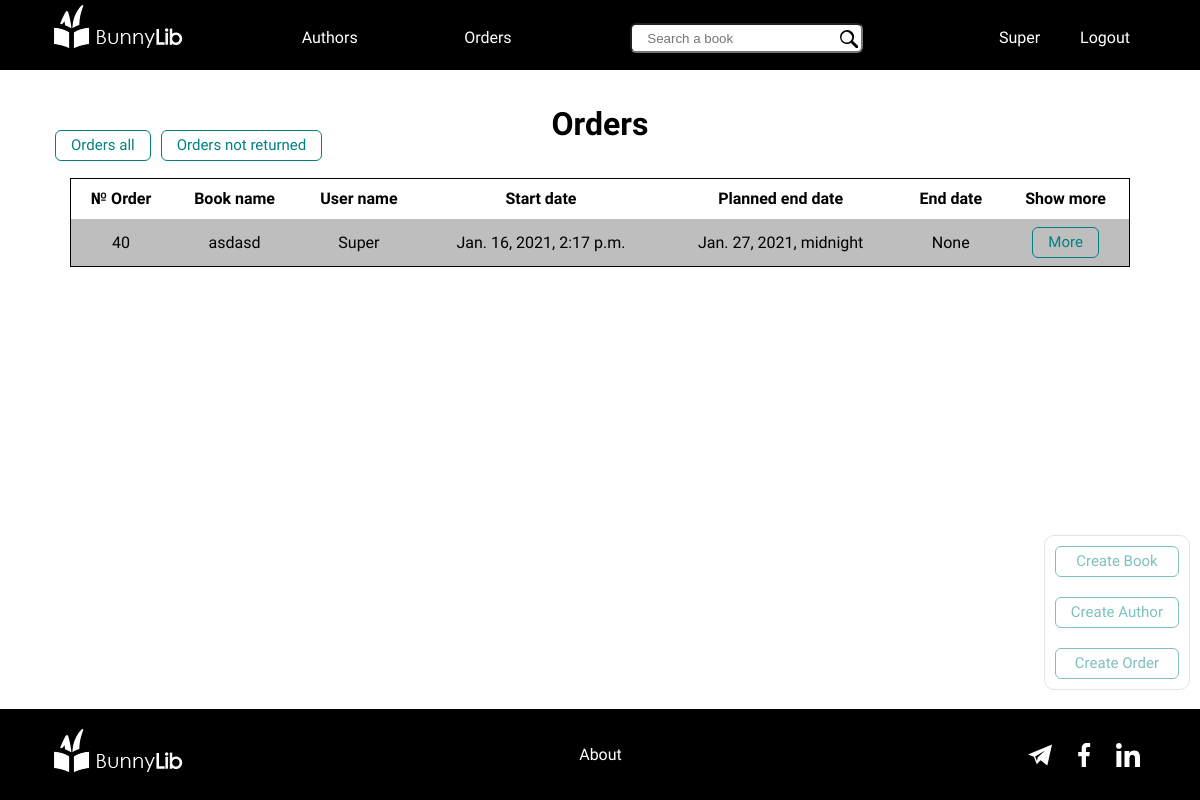
Page /orders/my/ (signed in) on the earlier database version.
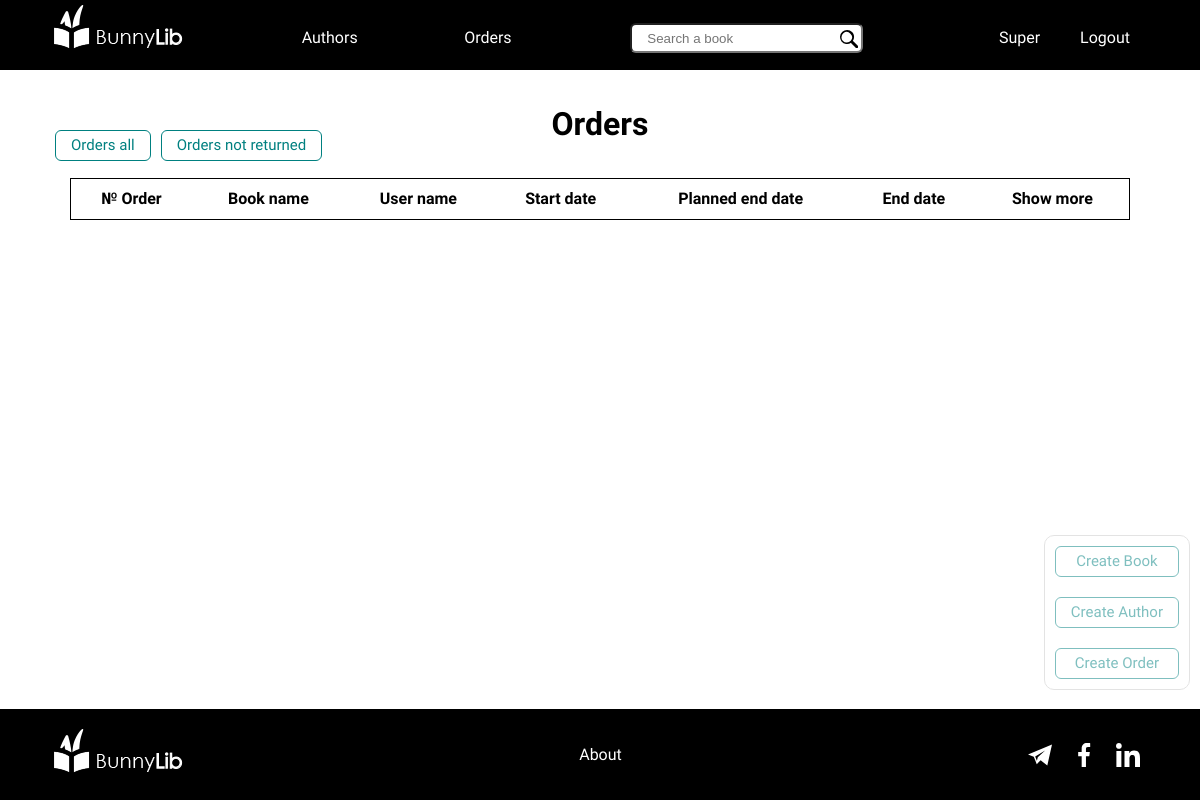
Same page on the later database version.
### order/models.py (models this page shows, shortened)
class Order(models.Model):
    user = models.ForeignKey(CustomUser, on_delete=models.CASCADE, related_name='order')
    book = models.ForeignKey(Book, on_delete=models.CASCADE)
    created_at = models.DateTimeField(auto_now_add=True, editable=False)
    end_at = models.DateTimeField(null=True)
    planned_end_at = models.DateTimeField()

### book/models.py (models this page shows, shortened)
class Book(models.Model):
    name = models.CharField(blank=True, max_length=128)
    description = models.TextField(blank=True)
    count = models.IntegerField(default=10)
    authors = models.ManyToManyField(Author, related_name='books')
    stars = models.IntegerField(default=0)
    cover = CloudinaryField('image', blank=True, null=True)

### authentication/models.py (models this page shows, shortened)
class CustomUser(AbstractBaseUser):
    first_name = models.CharField(blank=True, max_length=20)
    last_name = models.CharField(blank=True, max_length=20)
    email = models.EmailField(max_length=100, unique=True, validators=[validate_email])
    password = models.CharField(max_length=128, validators=[validate_password])
    updated_at = models.DateTimeField(auto_now=True)
    created_at = models.DateTimeField(auto_now_add=True, editable=False)
    role = models.IntegerField(default=0, choices=ROLE_CHOICES)
    is_active = models.BooleanField(default=False)
    photo = CloudinaryField('image', blank=True, null=True)
    REQUIRED_FIELDS = []
    USERNAME_FIELD = 'email'
    objects = CustomUserManager()

### authentication/decorators.py (the view)
    def wrapper_func(request, *args, **kwargs):
        if request.user.is_authenticated:
            return view_func(request, *args, **kwargs)
        else:
            return redirect('custom_login')

### order/views.py (called while the page is built)
@if_user_auth
def orders_my(request):
    user = request.user
    orders = Order.objects.filter(user=user)
    return render(request, 'orders_all_.html', context={'orders': orders})

### order/templates/orders_all_.html (shortened to what this page needs)
{% extends 'base_.html' %}
{% load static %}
{% block moderate %}
<link rel="stylesheet" type="text/css" href="{% static 'css/order/orders_all.css' %}">
{% if request.user.role %}
<div class="create__buttons">
    <a href="{% url 'book_create' %}" class="btn btn-create-book">Create Book</a>
    <a href="{% url 'author_create' %}" class="btn btn-create-author">Create Author</a>
    <a href="{% url 'order_create' %}" class="btn btn-create-order">Create Order</a>
</div>
{% endif %}
{% endblock %}
{% block content %}
<link rel="stylesheet" type="text/css" href="{% static 'css/order/orders_all.css' %}">
<div class="order__holder">
    <div class="moderate__buttons">
        <ul>
            {% if request.user.role %}
            <li><a href="{% url 'orders_all' %}" class="btn btn-create">Orders all</a></li>
            <li><a href="{% url 'orders_not_returned' %}" class="btn btn-create">Orders not returned</a></li>
            {% else %}
            <li><a href="{% url 'orders_my' %}" class="btn btn-create">Orders all</a></li>
            <li><a href="{% url 'orders_my_not_returned' %}" class="btn btn-create">Orders not returned</a></li>
            {% endif %}
        </ul>
    </div>
    <div class="order-title">
        <h1>Orders</h1>
    </div>
    <div class="orders__all">
        <div class="container">
            <div class="users__orders">
                <table>
                    <tr>
                        <th>№ Order</th>
                        <th>Book name</th>
                        <th>User name</th>
                        <th>Start date</th>
                        <th>Planned end date</th>
                        <th>End date</th>
                        <th>Show more</th>
                    </tr>
                    {% for order in orders %}
                    <tr>
                        <td>{{ order.id }}</td>
                        <td>{{ order.book.name }}</td>
                        <td>{{ order.user.first_name }}</td>
                        <td>{{ order.created_at }}</td>
                        <td>{{ order.planned_end_at }}</td>
                        <td>{{ order.end_at }}</td>
                        <td><a href="{% url 'order_by_id' order.id %}" class="btn btn-more">More</a></td>
                    </tr>
                    {% endfor %}
                </table>
            </div>
        </div>
    </div>
</div>
{% endblock %}

Differences in the rows shown:
removed Order: id "40", book.name "asdasd", user.first_name "Super", created_at "Jan. 16, 2021, 2:17 p.m.", planned_end_at "Jan. 27, 2021, midnight", end_at "None"
